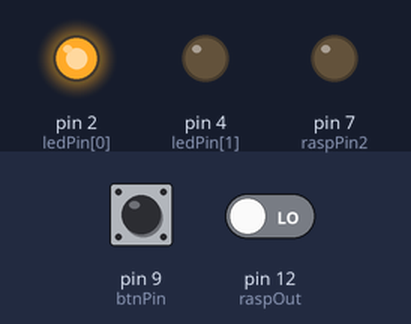
The sketch below on a simulated Arduino Uno, built with avr-gcc and run on an emulated ATmega328P. On the bench: output pins drawn as LEDs (lit = HIGH). Inputs (shaded band) come from the test bench; at power-on: pin 9 (btnPin) LOW, pin 12 (raspOut) LOW.

Above: at 1.2 s.
1.3 s: pin 9 (btnPin) pulled HIGH for 0.15 s
At 2.5 s:
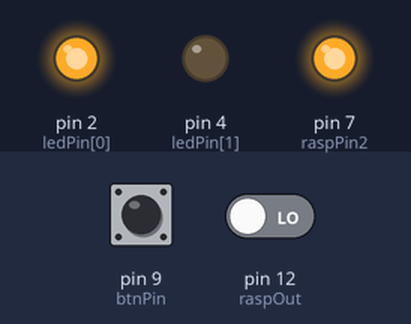
3.0 s: pin 12 (raspOut) driven HIGH
At 3.6 s:
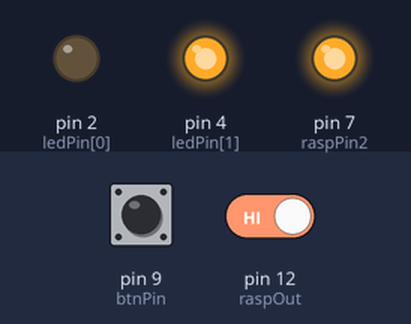
4.5 s: pin 9 (btnPin) pulled HIGH for 1 s
At 5.8 s:
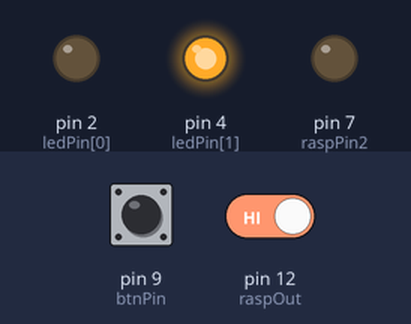
7.0 s: pin 9 (btnPin) pulled HIGH for 0.15 s
At 7.1 s:
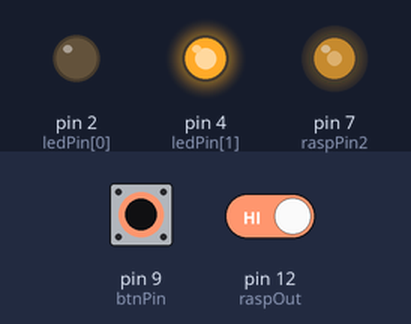
8.7 s: pin 9 (btnPin) pulled HIGH for 3.2 s
At 13.1 s:
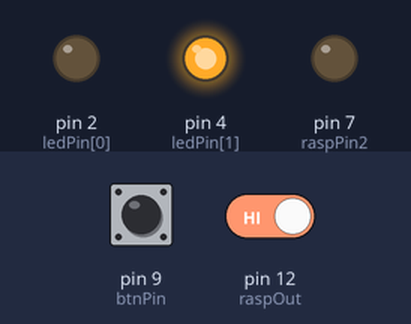
Timing chart, 0 to 14.4 s (numbered marks = the images above; inputs shaded):
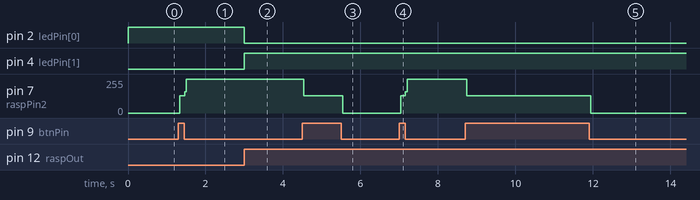

Measured:
- after the input at 1.3 s, pin 7 (raspPin2): 0/255 → 128/255 at once, → 255/255 0.12 s later
- after the input at 3.0 s, pin 2 (ledPin[0]): HIGH → LOW at once; pin 4 (ledPin[1]): LOW → HIGH at once
- after the input at 4.5 s, pin 7 (raspPin2): 255/255 → 128/255 at once, → 0/255 1.0 s later
- after the input at 7.0 s, pin 7 (raspPin2): 0/255 → 128/255 at once, → 255/255 0.12 s later
- after the input at 8.7 s, pin 7 (raspPin2): 255/255 → 128/255 at once, → 0/255 3.2 s later

The sketch:

OpdrachtRasp8c.ino
```cpp
const int ledPin[] = {2, 4};
const int raspPin2 = 7;
const int raspOut = 12;
int pinstate = LOW;
int btnPin = 9;
int btnstate = 0;

void setup() {
  Serial.begin(9600);
  pinMode(ledPin[0], OUTPUT);
  pinMode(ledPin[1], OUTPUT);
  pinMode(raspPin2, OUTPUT);
  pinMode(raspOut, INPUT);
  pinMode(btnPin, INPUT);
}

void loop() {
//  Als de button is ingedrukt wordt de pin die naar de raspberry loopt op
//  High gezet, zodat de raspberry dit kan inlezen.
    if(digitalRead(btnPin) == HIGH){
        if(btnstate == 1){
              digitalWrite(raspPin2, HIGH);
//              Buttonstate resetten voordat de loop opnieuw begint
              btnstate = 0;
      }else if(btnstate == 0){
            digitalWrite(raspPin2, LOW);
//            Buttonstate aanpassen naar 1 voordat de loop opnieuw begint
            btnstate = 1;
        }
    }
//    Dan wordt de pin uitgelezen die van de raspberry naar de arduino loopt
//    Als deze op high staat switchen de leds. De ene gaat aan de andere gaat uit
      if(digitalRead(raspOut) == HIGH){
        digitalWrite(ledPin[0], LOW);
        digitalWrite(ledPin[1], HIGH);
      }else if (digitalRead(raspOut) == LOW){
          digitalWrite(ledPin[0], HIGH);
          digitalWrite(ledPin[1], LOW);
        }

}
```
